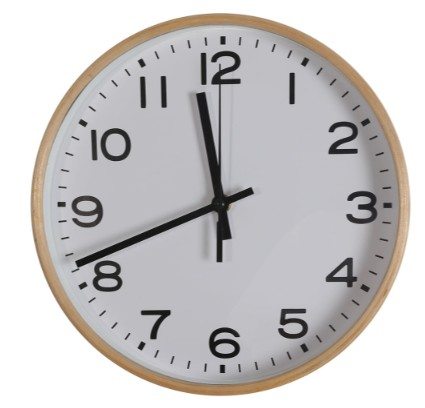
#> input picture recuperatorio/reloj6.jpg, 425 x 408 px
$ jupyter execute reloj.ipynb
#> lines starting #> are read from the running program, lines starting #| are printed output that depends on the picture; after the words box and inside, x2 and y2 are one past the last pixel; in counts of white or black regions, pixels touching at a corner belong together
[cell 1]
import numpy as np
import cv2
import matplotlib.pyplot as plt

imagen_bgr = cv2.imread('reloj6.jpg')
#> imagen_bgr is the input picture: shape (408, 425, 3); mean B, G, R 197, 197.2, 200.1
imagen_rgb = cv2.cvtColor(imagen_bgr, cv2.COLOR_BGR2RGB)

gris = cv2.cvtColor(imagen_bgr, cv2.COLOR_BGR2GRAY)
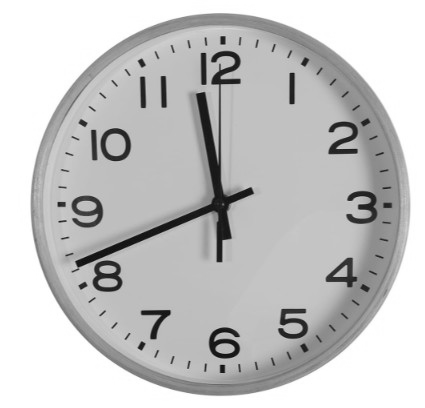
#> gris: shape (408, 425); min 11, max 255, mean 198
gris = cv2.GaussianBlur(gris, (5, 5), 1)
gris = cv2.equalizeHist(gris)
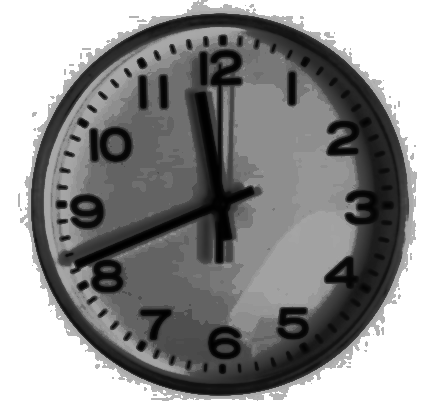
#> gris: shape (408, 425); min 0, max 255, mean 141.5

# detección de bordes
bordes = cv2.Canny(gris, 50, 150)
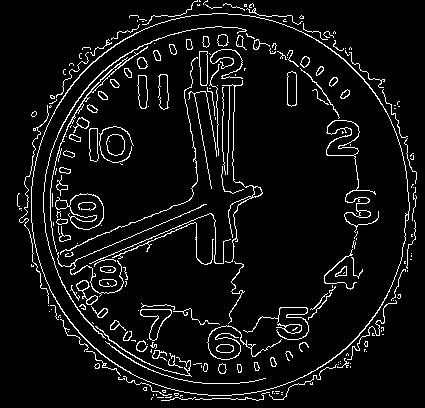
#> bordes: shape (408, 425); 6.5% white in thin lines or dots

#  líneas
lineas = cv2.HoughLinesP(bordes, 1, np.pi/180, threshold=80, minLineLength=50, maxLineGap=10)
#> lineas = [[190, 71, 211, 188], [233, 180, 233, 112], [204, 85, 216, 153], [219, 45, 223, 108], [76, 259, 206, 204], [60, 278, 194, 222], [89, 263, 198, 217], [51, 255, 191, 198], [82, 267, 210, 213], [222, 151, 222, 97], [219, 383, 221, 326]]

# centro del reloj
centro_x = imagen_bgr.shape[1] // 2
#> centro_x = 212
centro_y = imagen_bgr.shape[0] // 2
#> centro_y = 204

# calcular ángulo
def calcular_angulo(x1, y1, x2, y2):
    dist1 = np.hypot(x1 - centro_x, y1 - centro_y)
    dist2 = np.hypot(x2 - centro_x, y2 - centro_y)
    if dist1 > dist2:
        dx = x1 - centro_x
        dy = centro_y - y1
    else:
        dx = x2 - centro_x
        dy = centro_y - y2
    angulo = np.degrees(np.arctan2(dy, dx))
    angulo = (90 - angulo) % 360
    return angulo

manecillas = []
if lineas is not None:
    for linea in lineas:
        x1, y1, x2, y2 = linea[0]
        longitud = np.hypot(x2 - x1, y2 - y1)
        distancia_centro = min(np.hypot(x1 - centro_x, y1 - centro_y),np.hypot(x2 - centro_x, y2 - centro_y))
        if distancia_centro < 100 and 40 < longitud < 300:
            angulo = calcular_angulo(x1, y1, x2, y2)
            manecillas.append({
                'puntos': (x1, y1, x2, y2),
                'longitud': longitud,
                'angulo': angulo
            })
#> this loop made 11 passes
#> (x1, y1, x2, y2, longitud, distancia_centro, dist1 in calcular_angulo, dist2 in calcular_angulo) on passes 1 to 10: (190, 71, 211, 188, 118.9, 16.03, 134.8, 16.03), (233, 180, 233, 112, 68, 31.89, 31.89, 94.37), (204, 85, 216, 153, 69.05, 51.16, 119.3, 51.16), (219, 45, 223, 108, 63.13, 96.63, 159.2, 96.63), (76, 259, 206, 204, 141.2, 6, 146.7, 6), (60, 278, 194, 222, 145.2, 25.46, 169.1, 25.46), (89, 263, 198, 217, 118.3, 19.1, 136.4, 19.1), (51, 255, 191, 198, 151.2, 21.84, 168.9, 21.84), (82, 267, 210, 213, 138.9, 9.22, 144.5, 9.22), (222, 151, 222, 97, 54, 53.94, 53.94, 107.5)
#> (x1, y1, x2, y2, longitud, distancia_centro) on pass 11: (219, 383, 221, 326, 57.04, 122.3)
#> after the loop, manecillas = 10 items

if len(manecillas) >= 2:
    # más corta = horario, más larga = minutero
    manecillas.sort(key=lambda x: x['longitud'])
    horario = manecillas[0]
#> horario = {'puntos': (222, 151, 222, 97), 'longitud': 54, 'angulo': 5.34}
    minutero = manecillas[-1]
#> minutero = {'puntos': (51, 255, 191, 198), 'longitud': 151.2, 'angulo': 252.4}

    # hora y minutos
    hora = int((horario['angulo'] / 30) % 12)
#> hora = 0
    minutos = int((minutero['angulo'] / 6) % 60)
#> minutos = 42

    # la hora
    fraccion_hora = (horario['angulo'] / 30) % 12
#> fraccion_hora = 0.178
    if abs(fraccion_hora - hora) > 0.5:
        hora = (hora + 1) % 12


    imagen_resultado = imagen_rgb.copy()
   # cv2.circle(imagen_resultado, (centro_x, centro_y), 5, (0, 0, 255), -1)
    cv2.line(imagen_resultado,
             (horario['puntos'][0], horario['puntos'][1]),
             (horario['puntos'][2], horario['puntos'][3]),
             (0, 0, 255), 5)
    cv2.line(imagen_resultado,
             (minutero['puntos'][0], minutero['puntos'][1]),
             (minutero['puntos'][2], minutero['puntos'][3]),
             (0, 255, 0), 5)
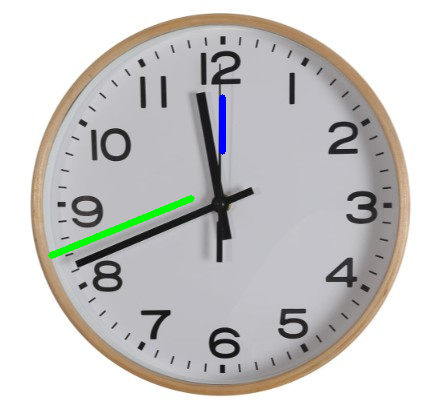
#> imagen_resultado: shape (408, 425, 3); mean R, G, B 198.6, 197.2, 196

    plt.figure(figsize=(10, 10))
    plt.imshow(imagen_resultado)
    plt.title(f'Hora detectada: {hora}:{minutos:02d}')
    plt.axis('off')
    plt.show()

    print(f"La hora detectada es: {hora}:{minutos:02d}")
#| La hora detectada es: 0:42
else:
    print("No se detectaron suficientes manecillas.")

$ run again, with recuperatorio/reloj2.jpg copied over recuperatorio/reloj6.jpg
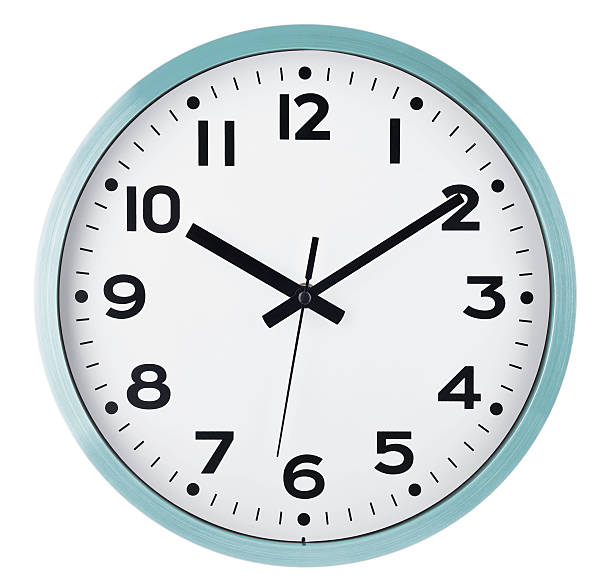
#> input picture recuperatorio/reloj2.jpg, 612 x 586 px
#> imagen_bgr is the input picture: shape (586, 612, 3); mean B, G, R 224.8, 223.3, 218.5
#> `bordes = cv2.Canny(gris, 50, 150)`:
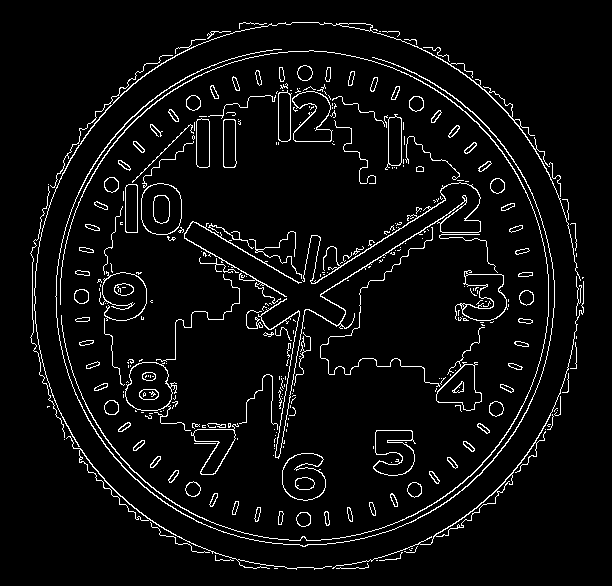
#> bordes: shape (586, 612); 5.1% white in thin lines or dots, all inside (x1, y1, x2, y2) = (30, 22, 584, 570)
#> lineas = 17 rows, first 6: [314, 283, 445, 198], [181, 215, 298, 282], [172, 231, 285, 296], [320, 294, 443, 217], [278, 458, 305, 309], [275, 457, 295, 331]
#> the loop `for linea in lineas:` made 17 passes
#> (x1, y1, x2, y2, longitud, distancia_centro, dist1 in calcular_angulo, dist2 in calcular_angulo) on passes 1 to 8: (314, 283, 445, 198, 156.2, 12.81, 12.81, 168.4), (181, 215, 298, 282, 134.8, 13.6, 147.3, 13.6), (172, 231, 285, 296, 130.4, 21.21, 147.6, 21.21), (320, 294, 443, 217, 145.1, 14.04, 14.04, 156.7), (278, 458, 305, 309, 151.4, 16.03, 167.4, 16.03), (275, 457, 295, 331, 127.6, 39.56, 166.9, 39.56), (174, 231, 286, 296, 129.5, 20.22, 145.8, 20.22), (386, 234, 444, 196, 69.34, 99.4, 99.4, 168.7)
#> after the loop `for linea in lineas:`: manecillas = 14 items
#> horario = {'puntos': (203, 255, 263, 285), 'longitud': 67.08, 'angulo': 290.3}
#> minutero = {'puntos': (314, 283, 445, 198), 'longitud': 156.2, 'angulo': 55.65}
#> `hora = int((horario['angulo'] / 30) % 12)`: hora = 9
#> fraccion_hora = 9.68
#> `hora = (hora + 1) % 12`: hora = 10
#> `cv2.line(imagen_resultado, (minutero['puntos'][0], minutero['puntos'][..`:
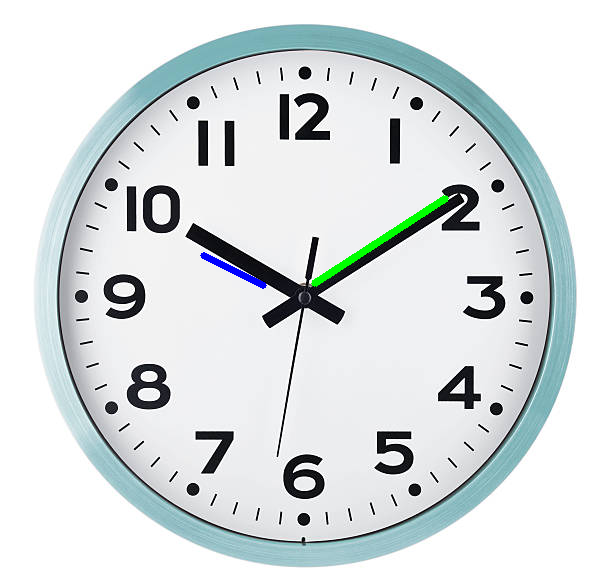
#> imagen_resultado: shape (586, 612, 3); mean R, G, B 217.5, 223.1, 224.2
#| La hora detectada es: 10:09

$ run again, with recuperatorio/reloj3.jpg copied over recuperatorio/reloj6.jpg
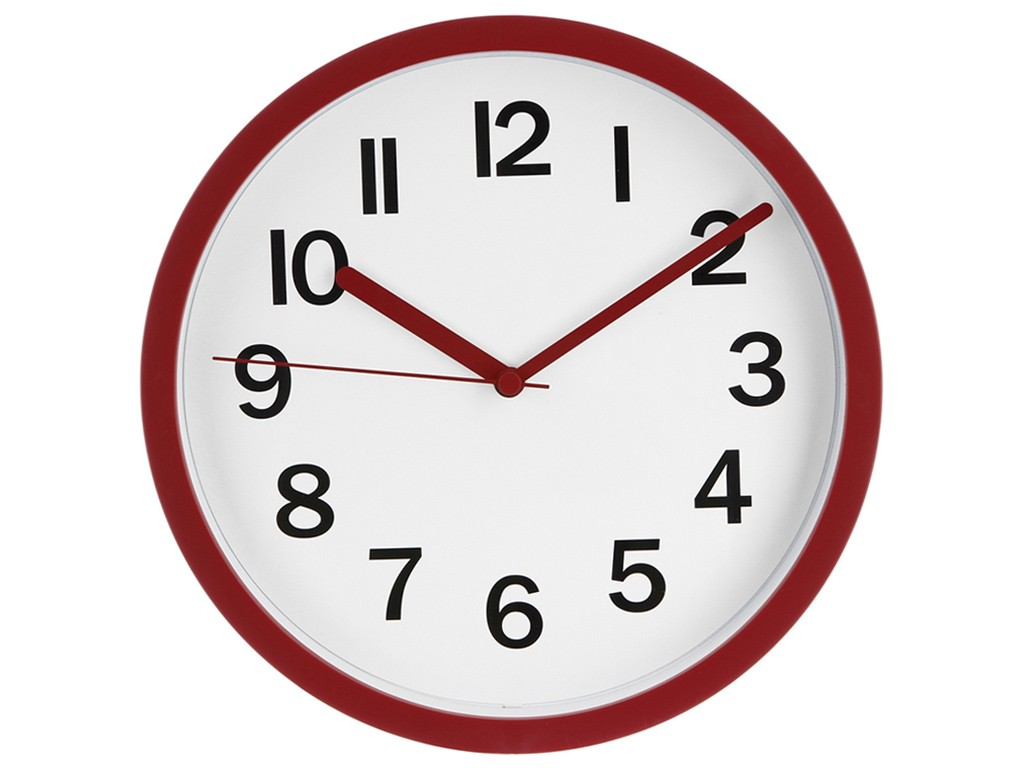
#> input picture recuperatorio/reloj3.jpg, 1024 x 768 px
#> imagen_bgr is the input picture: shape (768, 1024, 3); mean B, G, R 213, 212.7, 223.7
#> `bordes = cv2.Canny(gris, 50, 150)`:
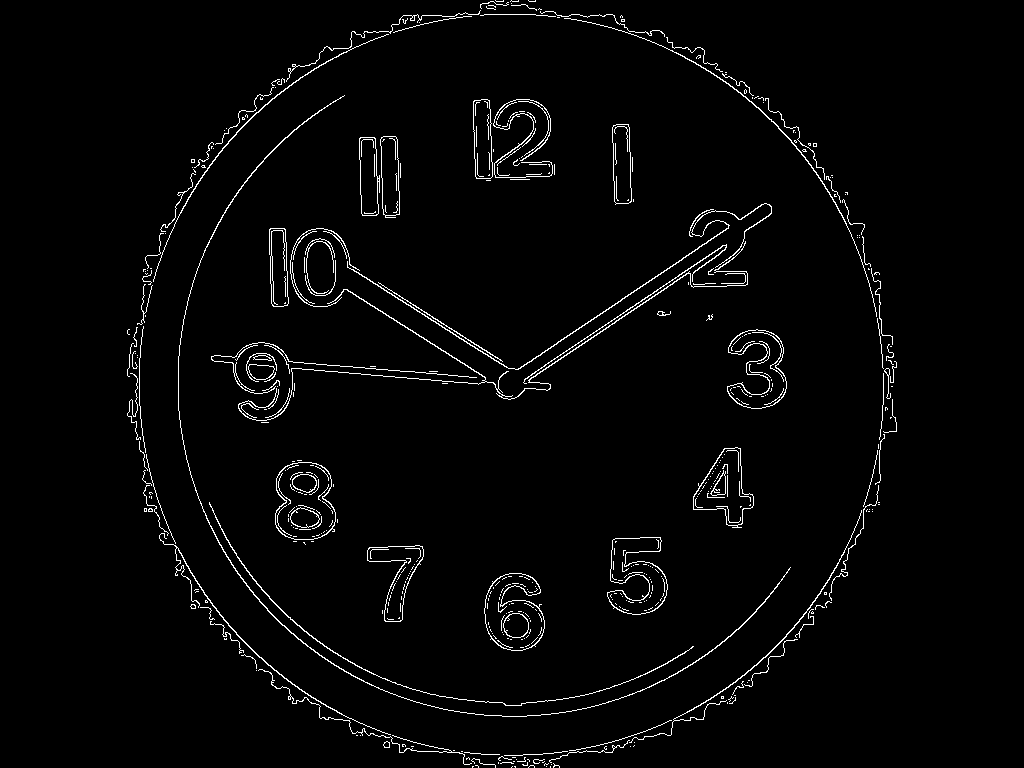
#> bordes: shape (768, 1024); 2.4% white in thin lines or dots, all inside (x1, y1, x2, y2) = (127, 0, 897, 768)
#> lineas = 25 rows, first 6: [517, 369, 762, 204], [518, 369, 727, 228], [288, 367, 478, 384], [524, 379, 723, 245], [528, 380, 689, 271], [377, 284, 506, 367]
#> the loop `for linea in lineas:` made 25 passes
#> (x1, y1, x2, y2, longitud, distancia_centro, dist1 in calcular_angulo, dist2 in calcular_angulo) on passes 1 to 8: (517, 369, 762, 204, 295.4, 15.81, 15.81, 308.1), (518, 369, 727, 228, 252.1, 16.16, 16.16, 265.6), (288, 367, 478, 384, 190.8, 34, 224.6, 34), (524, 379, 723, 245, 239.9, 13, 13, 252.7), (528, 380, 689, 271, 194.4, 16.49, 16.49, 210), (377, 284, 506, 367, 153.4, 18.03, 168, 18.03), (271, 359, 485, 377, 214.8, 27.89, 242.3, 27.89), (524, 383, 688, 273, 197.5, 12.04, 12.04, 208.1)
#> after the loop `for linea in lineas:`: manecillas = 12 items
#> horario = {'puntos': (378, 282, 474, 344), 'longitud': 114.3, 'angulo': 307.3}
#> minutero = {'puntos': (517, 369, 762, 204), 'longitud': 295.4, 'angulo': 54.25}
#> hora = 10
#> minutos = 9
#> fraccion_hora = 10.24
#> `cv2.line(imagen_resultado, (minutero['puntos'][0], minutero['puntos'][..`:
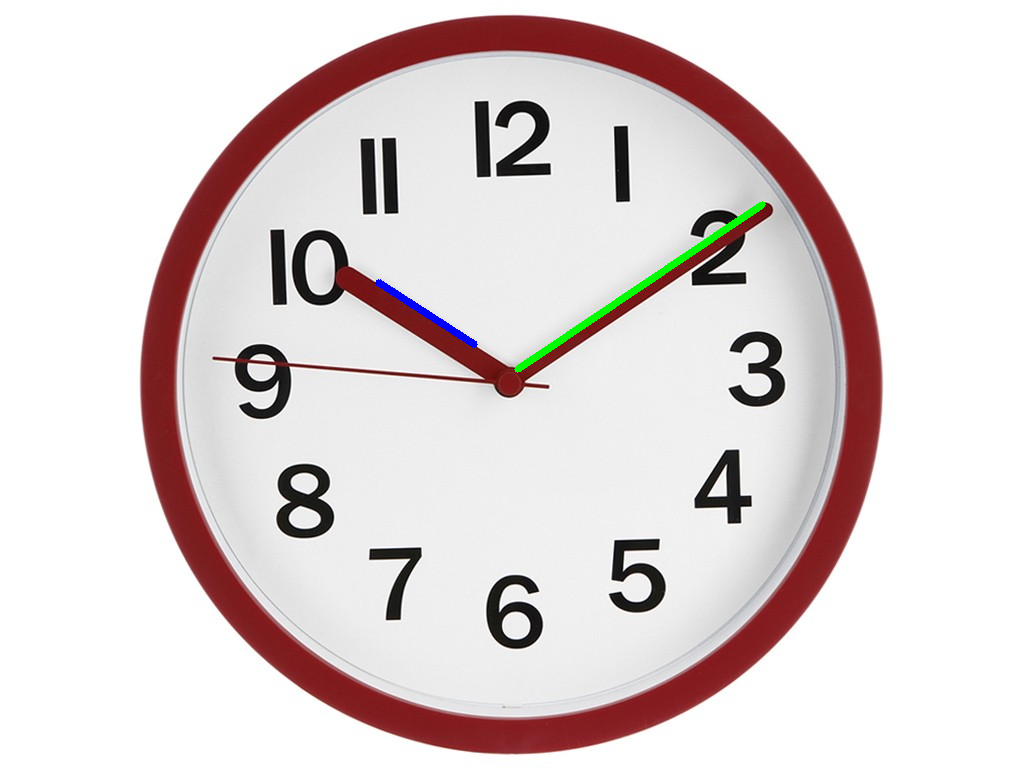
#> imagen_resultado: shape (768, 1024, 3); mean R, G, B 223.1, 213, 212.8
#| La hora detectada es: 10:09

$ run again, with recuperatorio/reloj4.jpg copied over recuperatorio/reloj6.jpg
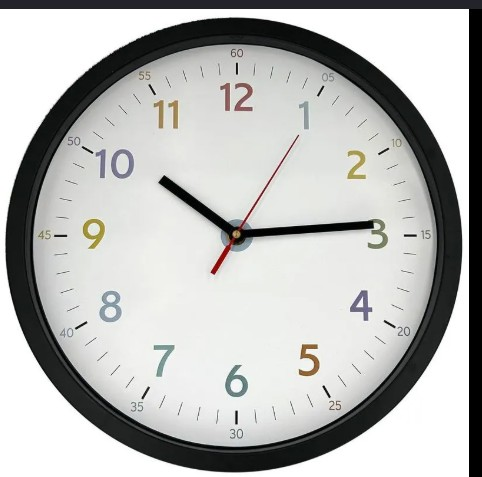
#> input picture recuperatorio/reloj4.jpg, 482 x 477 px
#> imagen_bgr is the input picture: shape (477, 482, 3); mean B, G, R 184.3, 185.9, 185.4
#> `bordes = cv2.Canny(gris, 50, 150)`:
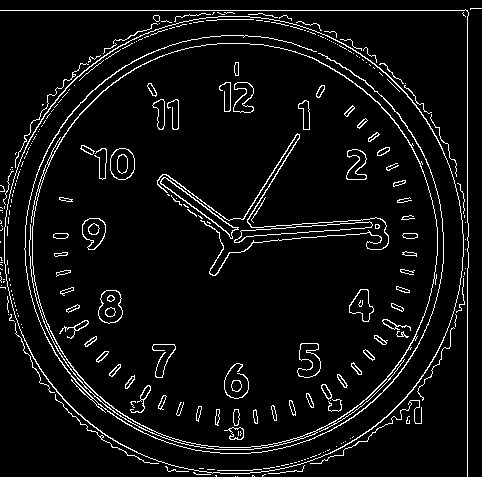
#> bordes: shape (477, 482); 6% white in thin lines or dots
#> lineas = 15 rows, first 6: [0, 10, 467, 10], [467, 222, 467, 11], [231, 238, 309, 113], [234, 240, 309, 120], [249, 230, 371, 222], [162, 175, 252, 243]
#> the loop `for linea in lineas:` made 15 passes
#> (x1, y1, x2, y2, longitud, distancia_centro, dist1 in calcular_angulo, dist2 in calcular_angulo) on passes 3, 4, 5, 6, 7, 8, 9, 11: (231, 238, 309, 113, 147.3, 10, 10, 142.3), (234, 240, 309, 120, 141.5, 7.28, 7.28, 136.2), (249, 230, 371, 222, 122.3, 11.31, 11.31, 131), (162, 175, 252, 243, 112.8, 12.08, 101, 12.08), (251, 227, 380, 218, 129.3, 14.87, 14.87, 140.4), (270, 240, 370, 233, 100.2, 29.07, 29.07, 129.1), (157, 180, 247, 248, 112.8, 11.66, 102.1, 11.66), (166, 174, 257, 242, 113.6, 16.49, 98.6, 16.49)
#> after the loop `for linea in lineas:`: manecillas = 10 items
#> horario = {'puntos': (217, 273, 264, 193), 'longitud': 92.78, 'angulo': 27.07}
#> minutero = {'puntos': (219, 237, 386, 226), 'longitud': 167.4, 'angulo': 85.27}
#> `hora = int((horario['angulo'] / 30) % 12)`: hora = 0
#> minutos = 14
#> fraccion_hora = 0.902
#> `hora = (hora + 1) % 12`: hora = 1
#> `cv2.line(imagen_resultado, (minutero['puntos'][0], minutero['puntos'][..`:
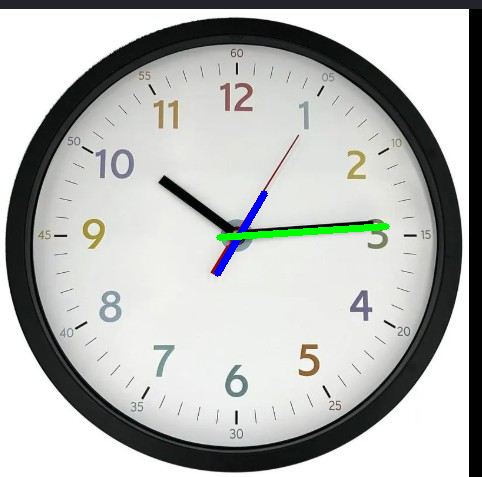
#> imagen_resultado: shape (477, 482, 3); mean R, G, B 184.5, 186.5, 184.2
#| La hora detectada es: 1:14
